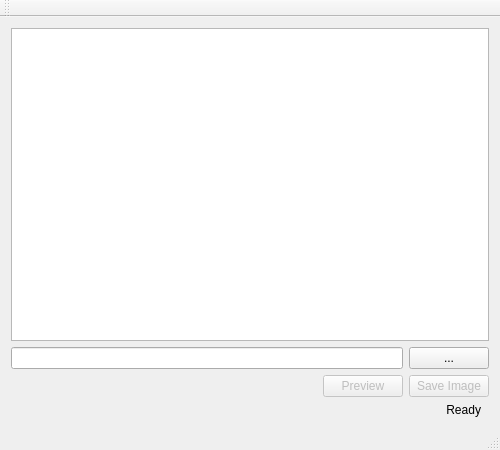
<?xml version="1.0" encoding="UTF-8"?>
<ui version="4.0">
 <class>MainWindow</class>
 <widget class="QMainWindow" name="MainWindow">
  <property name="geometry">
   <rect>
    <x>0</x>
    <y>0</y>
    <width>500</width>
    <height>450</height>
   </rect>
  </property>
  <property name="sizePolicy">
   <sizepolicy hsizetype="Preferred" vsizetype="Preferred">
    <horstretch>0</horstretch>
    <verstretch>0</verstretch>
   </sizepolicy>
  </property>
  <property name="minimumSize">
   <size>
    <width>400</width>
    <height>300</height>
   </size>
  </property>
  <property name="windowTitle">
   <string>MainWindow</string>
  </property>
  <property name="layoutDirection">
   <enum>Qt::LeftToRight</enum>
  </property>
  <widget class="QWidget" name="centralWidget">
   <layout class="QGridLayout" name="gridLayout">
    <item row="2" column="0" colspan="2">
     <layout class="QHBoxLayout" name="horizontalLayout">
      <item>
       <spacer name="horizontalSpacer">
        <property name="orientation">
         <enum>Qt::Horizontal</enum>
        </property>
        <property name="sizeHint" stdset="0">
         <size>
          <width>40</width>
          <height>20</height>
         </size>
        </property>
       </spacer>
      </item>
      <item>
       <widget class="QPushButton" name="previewButton">
        <property name="enabled">
         <bool>false</bool>
        </property>
        <property name="sizePolicy">
         <sizepolicy hsizetype="Fixed" vsizetype="Fixed">
          <horstretch>0</horstretch>
          <verstretch>0</verstretch>
         </sizepolicy>
        </property>
        <property name="toolTip">
         <string>Open a preview image dialog</string>
        </property>
        <property name="text">
         <string>Preview</string>
        </property>
       </widget>
      </item>
      <item>
       <widget class="QPushButton" name="saveButton">
        <property name="enabled">
         <bool>false</bool>
        </property>
        <property name="sizePolicy">
         <sizepolicy hsizetype="Fixed" vsizetype="Fixed">
          <horstretch>0</horstretch>
          <verstretch>0</verstretch>
         </sizepolicy>
        </property>
        <property name="toolTip">
         <string>Save the image</string>
        </property>
        <property name="text">
         <string>Save Image</string>
        </property>
       </widget>
      </item>
     </layout>
    </item>
    <item row="1" column="0">
     <widget class="QLineEdit" name="lineEdit">
      <property name="toolTip">
       <string>Select file to store the image on disk</string>
      </property>
     </widget>
    </item>
    <item row="0" column="0" colspan="2">
     <widget class="QPlainTextEdit" name="plainTextEdit">
      <property name="toolTip">
       <string>Paste base64 encoded data here</string>
      </property>
     </widget>
    </item>
    <item row="1" column="1">
     <widget class="QPushButton" name="selectFileButton">
      <property name="toolTip">
       <string>Choose file</string>
      </property>
      <property name="text">
       <string>...</string>
      </property>
     </widget>
    </item>
    <item row="3" column="0" colspan="2">
     <widget class="QLabel" name="labelStatus">
      <property name="toolTip">
       <string>Application status</string>
      </property>
      <property name="styleSheet">
       <string notr="true">padding-right: 5px;</string>
      </property>
      <property name="text">
       <string>Ready</string>
      </property>
      <property name="alignment">
       <set>Qt::AlignRight|Qt::AlignTrailing|Qt::AlignVCenter</set>
      </property>
     </widget>
    </item>
   </layout>
  </widget>
  <widget class="QToolBar" name="mainToolBar">
   <attribute name="toolBarArea">
    <enum>TopToolBarArea</enum>
   </attribute>
   <attribute name="toolBarBreak">
    <bool>false</bool>
   </attribute>
  </widget>
  <widget class="QStatusBar" name="statusBar"/>
  <widget class="QMenuBar" name="menuBar">
   <property name="geometry">
    <rect>
     <x>0</x>
     <y>0</y>
     <width>500</width>
     <height>20</height>
    </rect>
   </property>
  </widget>
 </widget>
 <layoutdefault spacing="6" margin="11"/>
 <resources/>
 <connections/>
</ui>
